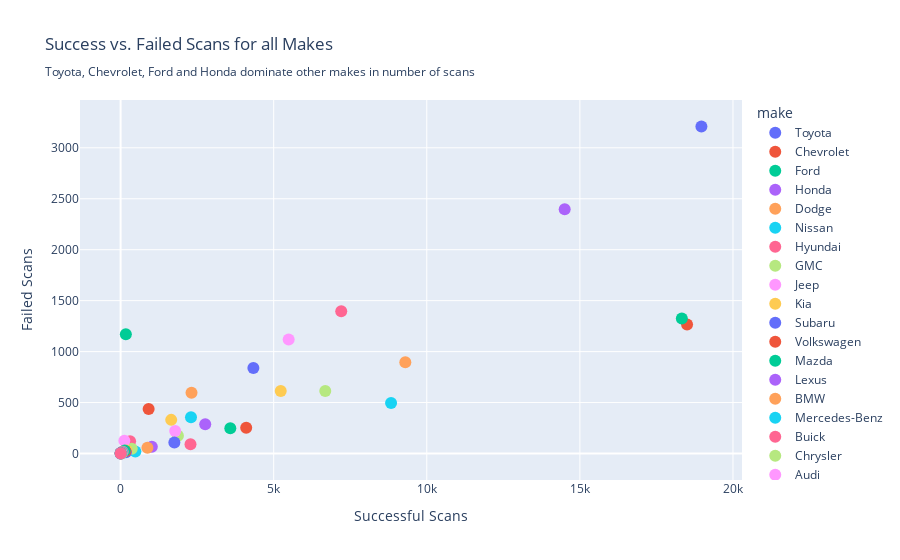

The code cell stored with this chart in its notebook:
### Code cell
#fig.update_layout(margin=dict(t=100))
#make_results_df.reset_index(inplace=True)
fig = px.scatter(
    make_results_df,
    x=1,       # Successful scans
    y=0,        # Failed scans
    hover_name='make',       # On hover, show the make
    hover_data=['total', 'success_rate', 'failure_rate'],  # Additional info
    title="Success vs. Failed Scans for all Makes<br><sub>Toyota, Chevrolet, Ford and Honda dominate other makes in number of scans</sub>",
    color='make',
    labels={'1': 'Successful Scans', '0': 'Failed Scans'}
)

fig.update_traces(marker=dict(size=12), textposition='top center')
fig.show()

### Figure 1 — Plotly figure (JSON) as saved in the notebook; plotly's stock layout.template omitted (floating-point values rounded to 4 significant figures)
{"data": [{"customdata": [[22178, 85.53, 14.47]], "hovertemplate": "<b>%{hovertext}</b><br><br>make=Toyota<br>Successful Scans=%{x}<br>Failed Scans=%{y}<br>total=%{customdata[0]}<br>success_rate=%{customdata[1]}<br>failure_rate=%{customdata[2]}<extra></extra>", "hovertext": ["Toyota"], "legendgroup": "Toyota", "marker": {"color": "#636efa", "size": 12, "symbol": "circle"}, "mode": "markers", "name": "Toyota", "orientation": "v", "showlegend": true, "textposition": "top center", "type": "scatter", "x": [18969], "xaxis": "x", "y": [3209], "yaxis": "y"}, {"customdata": [[19767, 93.6, 6.405]], "hovertemplate": "<b>%{hovertext}</b><br><br>make=Chevrolet<br>Successful Scans=%{x}<br>Failed Scans=%{y}<br>total=%{customdata[0]}<br>success_rate=%{customdata[1]}<br>failure_rate=%{customdata[2]}<extra></extra>", "hovertext": ["Chevrolet"], "legendgroup": "Chevrolet", "marker": {"color": "#EF553B", "size": 12, "symbol": "circle"}, "mode": "markers", "name": "Chevrolet", "orientation": "v", "showlegend": true, "textposition": "top center", "type": "scatter", "x": [18501], "xaxis": "x", "y": [1266], "yaxis": "y"}, {"customdata": [[19655, 93.26, 6.741]], "hovertemplate": "<b>%{hovertext}</b><br><br>make=Ford<br>Successful Scans=%{x}<br>Failed Scans=%{y}<br>total=%{customdata[0]}<br>success_rate=%{customdata[1]}<br>failure_rate=%{customdata[2]}<extra></extra>", "hovertext": ["Ford"], "legendgroup": "Ford", "marker": {"color": "#00cc96", "size": 12, "symbol": "circle"}, "mode": "markers", "name": "Ford", "orientation": "v", "showlegend": true, "textposition": "top center", "type": "scatter", "x": [18330], "xaxis": "x", "y": [1325], "yaxis": "y"}, {"customdata": [[16901, 85.82, 14.18]], "hovertemplate": "<b>%{hovertext}</b><br><br>make=Honda<br>Successful Scans=%{x}<br>Failed Scans=%{y}<br>total=%{customdata[0]}<br>success_rate=%{customdata[1]}<br>failure_rate=%{customdata[2]}<extra></extra>", "hovertext": ["Honda"], "legendgroup": "Honda", "marker": {"color": "#ab63fa", "size": 12, "symbol": "circle"}, "mode": "markers", "name": "Honda", "orientation": "v", "showlegend": true, "textposition": "top center", "type": "scatter", "x": [14504], "xaxis": "x", "y": [2397], "yaxis": "y"}, {"customdata": [[10194, 91.22, 8.78]], "hovertemplate": "<b>%{hovertext}</b><br><br>make=Dodge<br>Successful Scans=%{x}<br>Failed Scans=%{y}<br>total=%{customdata[0]}<br>success_rate=%{customdata[1]}<br>failure_rate=%{customdata[2]}<extra></extra>", "hovertext": ["Dodge"], "legendgroup": "Dodge", "marker": {"color": "#FFA15A", "size": 12, "symbol": "circle"}, "mode": "markers", "name": "Dodge", "orientation": "v", "showlegend": true, "textposition": "top center", "type": "scatter", "x": [9299], "xaxis": "x", "y": [895], "yaxis": "y"}, {"customdata": [[9330, 94.68, 5.316]], "hovertemplate": "<b>%{hovertext}</b><br><br>make=Nissan<br>Successful Scans=%{x}<br>Failed Scans=%{y}<br>total=%{customdata[0]}<br>success_rate=%{customdata[1]}<br>failure_rate=%{customdata[2]}<extra></extra>", "hovertext": ["Nissan"], "legendgroup": "Nissan", "marker": {"color": "#19d3f3", "size": 12, "symbol": "circle"}, "mode": "markers", "name": "Nissan", "orientation": "v", "showlegend": true, "textposition": "top center", "type": "scatter", "x": [8834], "xaxis": "x", "y": [496], "yaxis": "y"}, {"customdata": [[8602, 83.77, 16.23]], "hovertemplate": "<b>%{hovertext}</b><br><br>make=Hyundai<br>Successful Scans=%{x}<br>Failed Scans=%{y}<br>total=%{customdata[0]}<br>success_rate=%{customdata[1]}<br>failure_rate=%{customdata[2]}<extra></extra>", "hovertext": ["Hyundai"], "legendgroup": "Hyundai", "marker": {"color": "#FF6692", "size": 12, "symbol": "circle"}, "mode": "markers", "name": "Hyundai", "orientation": "v", "showlegend": true, "textposition": "top center", "type": "scatter", "x": [7206], "xaxis": "x", "y": [1396], "yaxis": "y"}, {"customdata": [[7299, 91.59, 8.412]], "hovertemplate": "<b>%{hovertext}</b><br><br>make=GMC<br>Successful Scans=%{x}<br>Failed Scans=%{y}<br>total=%{customdata[0]}<br>success_rate=%{customdata[1]}<br>failure_rate=%{customdata[2]}<extra></extra>", "hovertext": ["GMC"], "legendgroup": "GMC", "marker": {"color": "#B6E880", "size": 12, "symbol": "circle"}, "mode": "markers", "name": "GMC", "orientation": "v", "showlegend": true, "textposition": "top center", "type": "scatter", "x": [6685], "xaxis": "x", "y": [614], "yaxis": "y"}, {"customdata": [[6607, 83.08, 16.92]], "hovertemplate": "<b>%{hovertext}</b><br><br>make=Jeep<br>Successful Scans=%{x}<br>Failed Scans=%{y}<br>total=%{customdata[0]}<br>success_rate=%{customdata[1]}<br>failure_rate=%{customdata[2]}<extra></extra>", "hovertext": ["Jeep"], "legendgroup": "Jeep", "marker": {"color": "#FF97FF", "size": 12, "symbol": "circle"}, "mode": "markers", "name": "Jeep", "orientation": "v", "showlegend": true, "textposition": "top center", "type": "scatter", "x": [5489], "xaxis": "x", "y": [1118], "yaxis": "y"}, {"customdata": [[5844, 89.49, 10.51]], "hovertemplate": "<b>%{hovertext}</b><br><br>make=Kia<br>Successful Scans=%{x}<br>Failed Scans=%{y}<br>total=%{customdata[0]}<br>success_rate=%{customdata[1]}<br>failure_rate=%{customdata[2]}<extra></extra>", "hovertext": ["Kia"], "legendgroup": "Kia", "marker": {"color": "#FECB52", "size": 12, "symbol": "circle"}, "mode": "markers", "name": "Kia", "orientation": "v", "showlegend": true, "textposition": "top center", "type": "scatter", "x": [5230], "xaxis": "x", "y": [614], "yaxis": "y"}, {"customdata": [[5175, 83.79, 16.21]], "hovertemplate": "<b>%{hovertext}</b><br><br>make=Subaru<br>Successful Scans=%{x}<br>Failed Scans=%{y}<br>total=%{customdata[0]}<br>success_rate=%{customdata[1]}<br>failure_rate=%{customdata[2]}<extra></extra>", "hovertext": ["Subaru"], "legendgroup": "Subaru", "marker": {"color": "#636efa", "size": 12, "symbol": "circle"}, "mode": "markers", "name": "Subaru", "orientation": "v", "showlegend": true, "textposition": "top center", "type": "scatter", "x": [4336], "xaxis": "x", "y": [839], "yaxis": "y"}, {"customdata": [[4354, 94.21, 5.788]], "hovertemplate": "<b>%{hovertext}</b><br><br>make=Volkswagen<br>Successful Scans=%{x}<br>Failed Scans=%{y}<br>total=%{customdata[0]}<br>success_rate=%{customdata[1]}<br>failure_rate=%{customdata[2]}<extra></extra>", "hovertext": ["Volkswagen"], "legendgroup": "Volkswagen", "marker": {"color": "#EF553B", "size": 12, "symbol": "circle"}, "mode": "markers", "name": "Volkswagen", "orientation": "v", "showlegend": true, "textposition": "top center", "type": "scatter", "x": [4102], "xaxis": "x", "y": [252], "yaxis": "y"}, {"customdata": [[3830, 93.55, 6.449]], "hovertemplate": "<b>%{hovertext}</b><br><br>make=Mazda<br>Successful Scans=%{x}<br>Failed Scans=%{y}<br>total=%{customdata[0]}<br>success_rate=%{customdata[1]}<br>failure_rate=%{customdata[2]}<extra></extra>", "hovertext": ["Mazda"], "legendgroup": "Mazda", "marker": {"color": "#00cc96", "size": 12, "symbol": "circle"}, "mode": "markers", "name": "Mazda", "orientation": "v", "showlegend": true, "textposition": "top center", "type": "scatter", "x": [3583], "xaxis": "x", "y": [247], "yaxis": "y"}, {"customdata": [[3051, 90.59, 9.407]], "hovertemplate": "<b>%{hovertext}</b><br><br>make=Lexus<br>Successful Scans=%{x}<br>Failed Scans=%{y}<br>total=%{customdata[0]}<br>success_rate=%{customdata[1]}<br>failure_rate=%{customdata[2]}<extra></extra>", "hovertext": ["Lexus"], "legendgroup": "Lexus", "marker": {"color": "#ab63fa", "size": 12, "symbol": "circle"}, "mode": "markers", "name": "Lexus", "orientation": "v", "showlegend": true, "textposition": "top center", "type": "scatter", "x": [2764], "xaxis": "x", "y": [287], "yaxis": "y"}, {"customdata": [[2912, 79.53, 20.47]], "hovertemplate": "<b>%{hovertext}</b><br><br>make=BMW<br>Successful Scans=%{x}<br>Failed Scans=%{y}<br>total=%{customdata[0]}<br>success_rate=%{customdata[1]}<br>failure_rate=%{customdata[2]}<extra></extra>", "hovertext": ["BMW"], "legendgroup": "BMW", "marker": {"color": "#FFA15A", "size": 12, "symbol": "circle"}, "mode": "markers", "name": "BMW", "orientation": "v", "showlegend": true, "textposition": "top center", "type": "scatter", "x": [2316], "xaxis": "x", "y": [596], "yaxis": "y"}, {"customdata": [[2654, 86.62, 13.38]], "hovertemplate": "<b>%{hovertext}</b><br><br>make=Mercedes-Benz<br>Successful Scans=%{x}<br>Failed Scans=%{y}<br>total=%{customdata[0]}<br>success_rate=%{customdata[1]}<br>failure_rate=%{customdata[2]}<extra></extra>", "hovertext": ["Mercedes-Benz"], "legendgroup": "Mercedes-Benz", "marker": {"color": "#19d3f3", "size": 12, "symbol": "circle"}, "mode": "markers", "name": "Mercedes-Benz", "orientation": "v", "showlegend": true, "textposition": "top center", "type": "scatter", "x": [2299], "xaxis": "x", "y": [355], "yaxis": "y"}, {"customdata": [[2374, 96.17, 3.833]], "hovertemplate": "<b>%{hovertext}</b><br><br>make=Buick<br>Successful Scans=%{x}<br>Failed Scans=%{y}<br>total=%{customdata[0]}<br>success_rate=%{customdata[1]}<br>failure_rate=%{customdata[2]}<extra></extra>", "hovertext": ["Buick"], "legendgroup": "Buick", "marker": {"color": "#FF6692", "size": 12, "symbol": "circle"}, "mode": "markers", "name": "Buick", "orientation": "v", "showlegend": true, "textposition": "top center", "type": "scatter", "x": [2283], "xaxis": "x", "y": [91], "yaxis": "y"}, {"customdata": [[2046, 91.5, 8.504]], "hovertemplate": "<b>%{hovertext}</b><br><br>make=Chrysler<br>Successful Scans=%{x}<br>Failed Scans=%{y}<br>total=%{customdata[0]}<br>success_rate=%{customdata[1]}<br>failure_rate=%{customdata[2]}<extra></extra>", "hovertext": ["Chrysler"], "legendgroup": "Chrysler", "marker": {"color": "#B6E880", "size": 12, "symbol": "circle"}, "mode": "markers", "name": "Chrysler", "orientation": "v", "showlegend": true, "textposition": "top center", "type": "scatter", "x": [1872], "xaxis": "x", "y": [174], "yaxis": "y"}, {"customdata": [[2002, 89.01, 10.99]], "hovertemplate": "<b>%{hovertext}</b><br><br>make=Audi<br>Successful Scans=%{x}<br>Failed Scans=%{y}<br>total=%{customdata[0]}<br>success_rate=%{customdata[1]}<br>failure_rate=%{customdata[2]}<extra></extra>", "hovertext": ["Audi"], "legendgroup": "Audi", "marker": {"color": "#FF97FF", "size": 12, "symbol": "circle"}, "mode": "markers", "name": "Audi", "orientation": "v", "showlegend": true, "textposition": "top center", "type": "scatter", "x": [1782], "xaxis": "x", "y": [220], "yaxis": "y"}, {"customdata": [[1983, 83.36, 16.64]], "hovertemplate": "<b>%{hovertext}</b><br><br>make=Acura<br>Successful Scans=%{x}<br>Failed Scans=%{y}<br>total=%{customdata[0]}<br>success_rate=%{customdata[1]}<br>failure_rate=%{customdata[2]}<extra></extra>", "hovertext": ["Acura"], "legendgroup": "Acura", "marker": {"color": "#FECB52", "size": 12, "symbol": "circle"}, "mode": "markers", "name": "Acura", "orientation": "v", "showlegend": true, "textposition": "top center", "type": "scatter", "x": [1653], "xaxis": "x", "y": [330], "yaxis": "y"}, {"customdata": [[1864, 94.21, 5.794]], "hovertemplate": "<b>%{hovertext}</b><br><br>make=Cadillac<br>Successful Scans=%{x}<br>Failed Scans=%{y}<br>total=%{customdata[0]}<br>success_rate=%{customdata[1]}<br>failure_rate=%{customdata[2]}<extra></extra>", "hovertext": ["Cadillac"], "legendgroup": "Cadillac", "marker": {"color": "#636efa", "size": 12, "symbol": "circle"}, "mode": "markers", "name": "Cadillac", "orientation": "v", "showlegend": true, "textposition": "top center", "type": "scatter", "x": [1756], "xaxis": "x", "y": [108], "yaxis": "y"}, {"customdata": [[1353, 67.7, 32.3]], "hovertemplate": "<b>%{hovertext}</b><br><br>make=Mitsubishi<br>Successful Scans=%{x}<br>Failed Scans=%{y}<br>total=%{customdata[0]}<br>success_rate=%{customdata[1]}<br>failure_rate=%{customdata[2]}<extra></extra>", "hovertext": ["Mitsubishi"], "legendgroup": "Mitsubishi", "marker": {"color": "#EF553B", "size": 12, "symbol": "circle"}, "mode": "markers", "name": "Mitsubishi", "orientation": "v", "showlegend": true, "textposition": "top center", "type": "scatter", "x": [916], "xaxis": "x", "y": [437], "yaxis": "y"}, {"customdata": [[1341, 12.75, 87.25]], "hovertemplate": "<b>%{hovertext}</b><br><br>make=Volvo<br>Successful Scans=%{x}<br>Failed Scans=%{y}<br>total=%{customdata[0]}<br>success_rate=%{customdata[1]}<br>failure_rate=%{customdata[2]}<extra></extra>", "hovertext": ["Volvo"], "legendgroup": "Volvo", "marker": {"color": "#00cc96", "size": 12, "symbol": "circle"}, "mode": "markers", "name": "Volvo", "orientation": "v", "showlegend": true, "textposition": "top center", "type": "scatter", "x": [171], "xaxis": "x", "y": [1170], "yaxis": "y"}, {"customdata": [[1087, 93.84, 6.164]], "hovertemplate": "<b>%{hovertext}</b><br><br>make=Infiniti<br>Successful Scans=%{x}<br>Failed Scans=%{y}<br>total=%{customdata[0]}<br>success_rate=%{customdata[1]}<br>failure_rate=%{customdata[2]}<extra></extra>", "hovertext": ["Infiniti"], "legendgroup": "Infiniti", "marker": {"color": "#ab63fa", "size": 12, "symbol": "circle"}, "mode": "markers", "name": "Infiniti", "orientation": "v", "showlegend": true, "textposition": "top center", "type": "scatter", "x": [1020], "xaxis": "x", "y": [67], "yaxis": "y"}, {"customdata": [[933, 93.89, 6.109]], "hovertemplate": "<b>%{hovertext}</b><br><br>make=Lincoln<br>Successful Scans=%{x}<br>Failed Scans=%{y}<br>total=%{customdata[0]}<br>success_rate=%{customdata[1]}<br>failure_rate=%{customdata[2]}<extra></extra>", "hovertext": ["Lincoln"], "legendgroup": "Lincoln", "marker": {"color": "#FFA15A", "size": 12, "symbol": "circle"}, "mode": "markers", "name": "Lincoln", "orientation": "v", "showlegend": true, "textposition": "top center", "type": "scatter", "x": [876], "xaxis": "x", "y": [57], "yaxis": "y"}, {"customdata": [[500, 96.2, 3.8]], "hovertemplate": "<b>%{hovertext}</b><br><br>make=Land-Rover<br>Successful Scans=%{x}<br>Failed Scans=%{y}<br>total=%{customdata[0]}<br>success_rate=%{customdata[1]}<br>failure_rate=%{customdata[2]}<extra></extra>", "hovertext": ["Land-Rover"], "legendgroup": "Land-Rover", "marker": {"color": "#19d3f3", "size": 12, "symbol": "circle"}, "mode": "markers", "name": "Land-Rover", "orientation": "v", "showlegend": true, "textposition": "top center", "type": "scatter", "x": [481], "xaxis": "x", "y": [19], "yaxis": "y"}, {"customdata": [[430, 72.09, 27.91]], "hovertemplate": "<b>%{hovertext}</b><br><br>make=MINI<br>Successful Scans=%{x}<br>Failed Scans=%{y}<br>total=%{customdata[0]}<br>success_rate=%{customdata[1]}<br>failure_rate=%{customdata[2]}<extra></extra>", "hovertext": ["MINI"], "legendgroup": "MINI", "marker": {"color": "#FF6692", "size": 12, "symbol": "circle"}, "mode": "markers", "name": "MINI", "orientation": "v", "showlegend": true, "textposition": "top center", "type": "scatter", "x": [310], "xaxis": "x", "y": [120], "yaxis": "y"}, {"customdata": [[410, 88.78, 11.22]], "hovertemplate": "<b>%{hovertext}</b><br><br>make=Porsche<br>Successful Scans=%{x}<br>Failed Scans=%{y}<br>total=%{customdata[0]}<br>success_rate=%{customdata[1]}<br>failure_rate=%{customdata[2]}<extra></extra>", "hovertext": ["Porsche"], "legendgroup": "Porsche", "marker": {"color": "#B6E880", "size": 12, "symbol": "circle"}, "mode": "markers", "name": "Porsche", "orientation": "v", "showlegend": true, "textposition": "top center", "type": "scatter", "x": [364], "xaxis": "x", "y": [46], "yaxis": "y"}, {"customdata": [[248, 49.19, 50.81]], "hovertemplate": "<b>%{hovertext}</b><br><br>make=Alfa-Romeo<br>Successful Scans=%{x}<br>Failed Scans=%{y}<br>total=%{customdata[0]}<br>success_rate=%{customdata[1]}<br>failure_rate=%{customdata[2]}<extra></extra>", "hovertext": ["Alfa-Romeo"], "legendgroup": "Alfa-Romeo", "marker": {"color": "#FF97FF", "size": 12, "symbol": "circle"}, "mode": "markers", "name": "Alfa-Romeo", "orientation": "v", "showlegend": true, "textposition": "top center", "type": "scatter", "x": [122], "xaxis": "x", "y": [126], "yaxis": "y"}, {"customdata": [[225, 86.67, 13.33]], "hovertemplate": "<b>%{hovertext}</b><br><br>make=Genesis<br>Successful Scans=%{x}<br>Failed Scans=%{y}<br>total=%{customdata[0]}<br>success_rate=%{customdata[1]}<br>failure_rate=%{customdata[2]}<extra></extra>", "hovertext": ["Genesis"], "legendgroup": "Genesis", "marker": {"color": "#FECB52", "size": 12, "symbol": "circle"}, "mode": "markers", "name": "Genesis", "orientation": "v", "showlegend": true, "textposition": "top center", "type": "scatter", "x": [195], "xaxis": "x", "y": [30], "yaxis": "y"}, {"customdata": [[184, 93.48, 6.522]], "hovertemplate": "<b>%{hovertext}</b><br><br>make=Jaguar<br>Successful Scans=%{x}<br>Failed Scans=%{y}<br>total=%{customdata[0]}<br>success_rate=%{customdata[1]}<br>failure_rate=%{customdata[2]}<extra></extra>", "hovertext": ["Jaguar"], "legendgroup": "Jaguar", "marker": {"color": "#636efa", "size": 12, "symbol": "circle"}, "mode": "markers", "name": "Jaguar", "orientation": "v", "showlegend": true, "textposition": "top center", "type": "scatter", "x": [172], "xaxis": "x", "y": [12], "yaxis": "y"}, {"customdata": [[181, 87.29, 12.71]], "hovertemplate": "<b>%{hovertext}</b><br><br>make=Scion<br>Successful Scans=%{x}<br>Failed Scans=%{y}<br>total=%{customdata[0]}<br>success_rate=%{customdata[1]}<br>failure_rate=%{customdata[2]}<extra></extra>", "hovertext": ["Scion"], "legendgroup": "Scion", "marker": {"color": "#EF553B", "size": 12, "symbol": "circle"}, "mode": "markers", "name": "Scion", "orientation": "v", "showlegend": true, "textposition": "top center", "type": "scatter", "x": [158], "xaxis": "x", "y": [23], "yaxis": "y"}, {"customdata": [[162, 81.48, 18.52]], "hovertemplate": "<b>%{hovertext}</b><br><br>make=Pontiac<br>Successful Scans=%{x}<br>Failed Scans=%{y}<br>total=%{customdata[0]}<br>success_rate=%{customdata[1]}<br>failure_rate=%{customdata[2]}<extra></extra>", "hovertext": ["Pontiac"], "legendgroup": "Pontiac", "marker": {"color": "#00cc96", "size": 12, "symbol": "circle"}, "mode": "markers", "name": "Pontiac", "orientation": "v", "showlegend": true, "textposition": "top center", "type": "scatter", "x": [132], "xaxis": "x", "y": [30], "yaxis": "y"}, {"customdata": [[86, 79.07, 20.93]], "hovertemplate": "<b>%{hovertext}</b><br><br>make=Saturn<br>Successful Scans=%{x}<br>Failed Scans=%{y}<br>total=%{customdata[0]}<br>success_rate=%{customdata[1]}<br>failure_rate=%{customdata[2]}<extra></extra>", "hovertext": ["Saturn"], "legendgroup": "Saturn", "marker": {"color": "#ab63fa", "size": 12, "symbol": "circle"}, "mode": "markers", "name": "Saturn", "orientation": "v", "showlegend": true, "textposition": "top center", "type": "scatter", "x": [68], "xaxis": "x", "y": [18], "yaxis": "y"}, {"customdata": [[81, 80.25, 19.75]], "hovertemplate": "<b>%{hovertext}</b><br><br>make=Fiat<br>Successful Scans=%{x}<br>Failed Scans=%{y}<br>total=%{customdata[0]}<br>success_rate=%{customdata[1]}<br>failure_rate=%{customdata[2]}<extra></extra>", "hovertext": ["Fiat"], "legendgroup": "Fiat", "marker": {"color": "#FFA15A", "size": 12, "symbol": "circle"}, "mode": "markers", "name": "Fiat", "orientation": "v", "showlegend": true, "textposition": "top center", "type": "scatter", "x": [65], "xaxis": "x", "y": [16], "yaxis": "y"}, {"customdata": [[70, 81.43, 18.57]], "hovertemplate": "<b>%{hovertext}</b><br><br>make=Maserati<br>Successful Scans=%{x}<br>Failed Scans=%{y}<br>total=%{customdata[0]}<br>success_rate=%{customdata[1]}<br>failure_rate=%{customdata[2]}<extra></extra>", "hovertext": ["Maserati"], "legendgroup": "Maserati", "marker": {"color": "#19d3f3", "size": 12, "symbol": "circle"}, "mode": "markers", "name": "Maserati", "orientation": "v", "showlegend": true, "textposition": "top center", "type": "scatter", "x": [57], "xaxis": "x", "y": [13], "yaxis": "y"}, {"customdata": [[40, 77.5, 22.5]], "hovertemplate": "<b>%{hovertext}</b><br><br>make=Mercury<br>Successful Scans=%{x}<br>Failed Scans=%{y}<br>total=%{customdata[0]}<br>success_rate=%{customdata[1]}<br>failure_rate=%{customdata[2]}<extra></extra>", "hovertext": ["Mercury"], "legendgroup": "Mercury", "marker": {"color": "#FF6692", "size": 12, "symbol": "circle"}, "mode": "markers", "name": "Mercury", "orientation": "v", "showlegend": true, "textposition": "top center", "type": "scatter", "x": [31], "xaxis": "x", "y": [9], "yaxis": "y"}, {"customdata": [[29, 96.55, 3.448]], "hovertemplate": "<b>%{hovertext}</b><br><br>make=Hummer<br>Successful Scans=%{x}<br>Failed Scans=%{y}<br>total=%{customdata[0]}<br>success_rate=%{customdata[1]}<br>failure_rate=%{customdata[2]}<extra></extra>", "hovertext": ["Hummer"], "legendgroup": "Hummer", "marker": {"color": "#B6E880", "size": 12, "symbol": "circle"}, "mode": "markers", "name": "Hummer", "orientation": "v", "showlegend": true, "textposition": "top center", "type": "scatter", "x": [28], "xaxis": "x", "y": [1], "yaxis": "y"}, {"customdata": [[19, 89.47, 10.53]], "hovertemplate": "<b>%{hovertext}</b><br><br>make=Bentley<br>Successful Scans=%{x}<br>Failed Scans=%{y}<br>total=%{customdata[0]}<br>success_rate=%{customdata[1]}<br>failure_rate=%{customdata[2]}<extra></extra>", "hovertext": ["Bentley"], "legendgroup": "Bentley", "marker": {"color": "#FF97FF", "size": 12, "symbol": "circle"}, "mode": "markers", "name": "Bentley", "orientation": "v", "showlegend": true, "textposition": "top center", "type": "scatter", "x": [17], "xaxis": "x", "y": [2], "yaxis": "y"}, {"customdata": [[8, 75, 25]], "hovertemplate": "<b>%{hovertext}</b><br><br>make=Oldsmobile<br>Successful Scans=%{x}<br>Failed Scans=%{y}<br>total=%{customdata[0]}<br>success_rate=%{customdata[1]}<br>failure_rate=%{customdata[2]}<extra></extra>", "hovertext": ["Oldsmobile"], "legendgroup": "Oldsmobile", "marker": {"color": "#FECB52", "size": 12, "symbol": "circle"}, "mode": "markers", "name": "Oldsmobile", "orientation": "v", "showlegend": true, "textposition": "top center", "type": "scatter", "x": [6], "xaxis": "x", "y": [2], "yaxis": "y"}, {"customdata": [[7, 28.57, 71.43]], "hovertemplate": "<b>%{hovertext}</b><br><br>make=Ferrari<br>Successful Scans=%{x}<br>Failed Scans=%{y}<br>total=%{customdata[0]}<br>success_rate=%{customdata[1]}<br>failure_rate=%{customdata[2]}<extra></extra>", "hovertext": ["Ferrari"], "legendgroup": "Ferrari", "marker": {"color": "#636efa", "size": 12, "symbol": "circle"}, "mode": "markers", "name": "Ferrari", "orientation": "v", "showlegend": true, "textposition": "top center", "type": "scatter", "x": [2], "xaxis": "x", "y": [5], "yaxis": "y"}, {"customdata": [[6, 66.67, 33.33]], "hovertemplate": "<b>%{hovertext}</b><br><br>make=SMART<br>Successful Scans=%{x}<br>Failed Scans=%{y}<br>total=%{customdata[0]}<br>success_rate=%{customdata[1]}<br>failure_rate=%{customdata[2]}<extra></extra>", "hovertext": ["SMART"], "legendgroup": "SMART", "marker": {"color": "#EF553B", "size": 12, "symbol": "circle"}, "mode": "markers", "name": "SMART", "orientation": "v", "showlegend": true, "textposition": "top center", "type": "scatter", "x": [4], "xaxis": "x", "y": [2], "yaxis": "y"}, {"customdata": [[4, 100, 0]], "hovertemplate": "<b>%{hovertext}</b><br><br>make=Isuzu<br>Successful Scans=%{x}<br>Failed Scans=%{y}<br>total=%{customdata[0]}<br>success_rate=%{customdata[1]}<br>failure_rate=%{customdata[2]}<extra></extra>", "hovertext": ["Isuzu"], "legendgroup": "Isuzu", "marker": {"color": "#00cc96", "size": 12, "symbol": "circle"}, "mode": "markers", "name": "Isuzu", "orientation": "v", "showlegend": true, "textposition": "top center", "type": "scatter", "x": [4], "xaxis": "x", "y": [0], "yaxis": "y"}, {"customdata": [[2, 50, 50]], "hovertemplate": "<b>%{hovertext}</b><br><br>make=Lamborghini<br>Successful Scans=%{x}<br>Failed Scans=%{y}<br>total=%{customdata[0]}<br>success_rate=%{customdata[1]}<br>failure_rate=%{customdata[2]}<extra></extra>", "hovertext": ["Lamborghini"], "legendgroup": "Lamborghini", "marker": {"color": "#ab63fa", "size": 12, "symbol": "circle"}, "mode": "markers", "name": "Lamborghini", "orientation": "v", "showlegend": true, "textposition": "top center", "type": "scatter", "x": [1], "xaxis": "x", "y": [1], "yaxis": "y"}, {"customdata": [[2, 100, 0]], "hovertemplate": "<b>%{hovertext}</b><br><br>make=Aston-Martin<br>Successful Scans=%{x}<br>Failed Scans=%{y}<br>total=%{customdata[0]}<br>success_rate=%{customdata[1]}<br>failure_rate=%{customdata[2]}<extra></extra>", "hovertext": ["Aston-Martin"], "legendgroup": "Aston-Martin", "marker": {"color": "#FFA15A", "size": 12, "symbol": "circle"}, "mode": "markers", "name": "Aston-Martin", "orientation": "v", "showlegend": true, "textposition": "top center", "type": "scatter", "x": [2], "xaxis": "x", "y": [0], "yaxis": "y"}, {"customdata": [[1, 0, 100]], "hovertemplate": "<b>%{hovertext}</b><br><br>make=Seat<br>Successful Scans=%{x}<br>Failed Scans=%{y}<br>total=%{customdata[0]}<br>success_rate=%{customdata[1]}<br>failure_rate=%{customdata[2]}<extra></extra>", "hovertext": ["Seat"], "legendgroup": "Seat", "marker": {"color": "#19d3f3", "size": 12, "symbol": "circle"}, "mode": "markers", "name": "Seat", "orientation": "v", "showlegend": true, "textposition": "top center", "type": "scatter", "x": [0], "xaxis": "x", "y": [1], "yaxis": "y"}, {"customdata": [[1, 100, 0]], "hovertemplate": "<b>%{hovertext}</b><br><br>make=Plymouth<br>Successful Scans=%{x}<br>Failed Scans=%{y}<br>total=%{customdata[0]}<br>success_rate=%{customdata[1]}<br>failure_rate=%{customdata[2]}<extra></extra>", "hovertext": ["Plymouth"], "legendgroup": "Plymouth", "marker": {"color": "#FF6692", "size": 12, "symbol": "circle"}, "mode": "markers", "name": "Plymouth", "orientation": "v", "showlegend": true, "textposition": "top center", "type": "scatter", "x": [1], "xaxis": "x", "y": [0], "yaxis": "y"}], "layout": {"legend": {"title": {"text": "make"}, "tracegroupgap": 0}, "title": {"text": "Success vs. Failed Scans for all Makes<br><sub>Toyota, Chevrolet, Ford and Honda dominate other makes in number of scans</sub>"}, "xaxis": {"anchor": "y", "domain": [0, 1], "title": {"text": "Successful Scans"}}, "yaxis": {"anchor": "x", "domain": [0, 1], "title": {"text": "Failed Scans"}}}}
